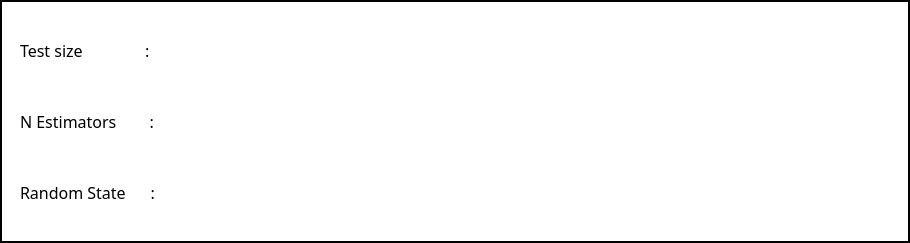
        <widget class="QFrame" name="frame_trainmodel_RF">
         <property name="geometry">
          <rect>
           <x>40</x>
           <y>201</y>
           <width>910</width>
           <height>243</height>
          </rect>
         </property>
         <property name="font">
          <font>
           <family>Segoe UI</family>
           <pointsize>15</pointsize>
           <weight>75</weight>
           <bold>true</bold>
          </font>
         </property>
         <property name="styleSheet">
          <string notr="true">background-color: rgb(255, 255, 255);</string>
         </property>
         <property name="frameShape">
          <enum>QFrame::WinPanel</enum>
         </property>
         <widget class="QLabel" name="label_123">
          <property name="geometry">
           <rect>
            <x>20</x>
            <y>35</y>
            <width>175</width>
            <height>31</height>
           </rect>
          </property>
          <property name="font">
           <font>
            <family>Segoe UI Semibold</family>
            <pointsize>12</pointsize>
            <weight>50</weight>
            <bold>false</bold>
           </font>
          </property>
          <property name="styleSheet">
           <string notr="true">color: rgb(0, 0, 0);</string>
          </property>
          <property name="text">
           <string>Test size               :</string>
          </property>
          <property name="scaledContents">
           <bool>true</bool>
          </property>
         </widget>
         <widget class="QLineEdit" name="lineEdit_TestSize_RF">
          <property name="geometry">
           <rect>
            <x>240</x>
            <y>30</y>
            <width>411</width>
            <height>31</height>
           </rect>
          </property>
          <property name="styleSheet">
           <string notr="true">color: rgb(151, 30, 30);</string>
          </property>
          <property name="frame">
           <bool>false</bool>
          </property>
         </widget>
         <widget class="QPushButton" name="pushButton_TrainModel_RF">
          <property name="geometry">
           <rect>
            <x>760</x>
            <y>101</y>
            <width>131</width>
            <height>41</height>
           </rect>
          </property>
          <property name="palette">
           <palette>
            <active>
             <colorrole role="WindowText">
              <brush brushstyle="SolidPattern">
               <color alpha="255">
                <red>255</red>
                <green>255</green>
                <blue>255</blue>
               </color>
              </brush>
             </colorrole>
             <colorrole role="Button">
              <brush brushstyle="SolidPattern">
               <color alpha="255">
                <red>255</red>
                <green>255</green>
                <blue>255</blue>
               </color>
              </brush>
             </colorrole>
             <colorrole role="Text">
              <brush brushstyle="SolidPattern">
               <color alpha="255">
                <red>255</red>
                <green>255</green>
                <blue>255</blue>
               </color>
              </brush>
             </colorrole>
             <colorrole role="ButtonText">
              <brush brushstyle="SolidPattern">
               <color alpha="255">
                <red>255</red>
                <green>255</green>
                <blue>255</blue>
               </color>
              </brush>
             </colorrole>
             <colorrole role="Base">
              <brush brushstyle="SolidPattern">
               <color alpha="255">
                <red>255</red>
                <green>255</green>
                <blue>255</blue>
               </color>
              </brush>
             </colorrole>
             <colorrole role="Window">
              <brush brushstyle="SolidPattern">
               <color alpha="255">
                <red>255</red>
                <green>255</green>
                <blue>255</blue>
               </color>
              </brush>
             </colorrole>
             <colorrole role="Highlight">
              <brush brushstyle="SolidPattern">
               <color alpha="255">
                <red>255</red>
                <green>255</green>
                <blue>255</blue>
               </color>
              </brush>
             </colorrole>
             <colorrole role="HighlightedText">
              <brush brushstyle="SolidPattern">
               <color alpha="255">
                <red>151</red>
                <green>30</green>
                <blue>30</blue>
               </color>
              </brush>
             </colorrole>
             <colorrole role="AlternateBase">
              <brush brushstyle="SolidPattern">
               <color alpha="255">
                <red>177</red>
                <green>51</green>
                <blue>51</blue>
               </color>
              </brush>
             </colorrole>
            </active>
            <inactive>
             <colorrole role="WindowText">
              <brush brushstyle="SolidPattern">
               <color alpha="255">
                <red>255</red>
                <green>255</green>
                <blue>255</blue>
               </color>
              </brush>
             </colorrole>
             <colorrole role="Button">
              <brush brushstyle="SolidPattern">
               <color alpha="255">
                <red>255</red>
                <green>255</green>
                <blue>255</blue>
               </color>
              </brush>
             </colorrole>
             <colorrole role="Text">
              <brush brushstyle="SolidPattern">
               <color alpha="255">
                <red>255</red>
                <green>255</green>
                <blue>255</blue>
               </color>
              </brush>
             </colorrole>
             <colorrole role="ButtonText">
              <brush brushstyle="SolidPattern">
               <color alpha="255">
                <red>255</red>
                <green>255</green>
                <blue>255</blue>
               </color>
              </brush>
             </colorrole>
             <colorrole role="Base">
              <brush brushstyle="SolidPattern">
               <color alpha="255">
                <red>255</red>
                <green>255</green>
                <blue>255</blue>
               </color>
              </brush>
             </colorrole>
             <colorrole role="Window">
              <brush brushstyle="SolidPattern">
               <color alpha="255">
                <red>255</red>
                <green>255</green>
                <blue>255</blue>
               </color>
              </brush>
             </colorrole>
             <colorrole role="Highlight">
              <brush brushstyle="SolidPattern">
               <color alpha="255">
                <red>255</red>
                <green>255</green>
                <blue>255</blue>
               </color>
              </brush>
             </colorrole>
             <colorrole role="HighlightedText">
              <brush brushstyle="SolidPattern">
               <color alpha="255">
                <red>151</red>
                <green>30</green>
                <blue>30</blue>
               </color>
              </brush>
             </colorrole>
             <colorrole role="AlternateBase">
              <brush brushstyle="SolidPattern">
               <color alpha="255">
                <red>177</red>
                <green>51</green>
                <blue>51</blue>
               </color>
              </brush>
             </colorrole>
            </inactive>
            <disabled>
             <colorrole role="WindowText">
              <brush brushstyle="SolidPattern">
               <color alpha="255">
                <red>255</red>
                <green>255</green>
                <blue>255</blue>
               </color>
              </brush>
             </colorrole>
             <colorrole role="Button">
              <brush brushstyle="SolidPattern">
               <color alpha="255">
                <red>255</red>
                <green>255</green>
                <blue>255</blue>
               </color>
              </brush>
             </colorrole>
             <colorrole role="Text">
              <brush brushstyle="SolidPattern">
               <color alpha="255">
                <red>255</red>
                <green>255</green>
                <blue>255</blue>
               </color>
              </brush>
             </colorrole>
             <colorrole role="ButtonText">
              <brush brushstyle="SolidPattern">
               <color alpha="255">
                <red>255</red>
                <green>255</green>
                <blue>255</blue>
               </color>
              </brush>
             </colorrole>
             <colorrole role="Base">
              <brush brushstyle="SolidPattern">
               <color alpha="255">
                <red>255</red>
                <green>255</green>
                <blue>255</blue>
               </color>
              </brush>
             </colorrole>
             <colorrole role="Window">
              <brush brushstyle="SolidPattern">
               <color alpha="255">
                <red>255</red>
                <green>255</green>
                <blue>255</blue>
               </color>
              </brush>
             </colorrole>
             <colorrole role="Highlight">
              <brush brushstyle="SolidPattern">
               <color alpha="255">
                <red>255</red>
                <green>255</green>
                <blue>255</blue>
               </color>
              </brush>
             </colorrole>
             <colorrole role="HighlightedText">
              <brush brushstyle="SolidPattern">
               <color alpha="255">
                <red>151</red>
                <green>30</green>
                <blue>30</blue>
               </color>
              </brush>
             </colorrole>
             <colorrole role="AlternateBase">
              <brush brushstyle="SolidPattern">
               <color alpha="255">
                <red>177</red>
                <green>51</green>
                <blue>51</blue>
               </color>
              </brush>
             </colorrole>
            </disabled>
           </palette>
          </property>
          <property name="font">
           <font>
            <family>Segoe UI Black</family>
            <pointsize>10</pointsize>
            <weight>50</weight>
            <bold>false</bold>
           </font>
          </property>
          <property name="styleSheet">
           <string notr="true">color: rgb(255, 255, 255);</string>
          </property>
          <property name="text">
           <string>Train</string>
          </property>
          <property name="flat">
           <bool>true</bool>
          </property>
         </widget>
         <widget class="QLabel" name="label_frame_22">
          <property name="geometry">
           <rect>
            <x>760</x>
            <y>101</y>
            <width>131</width>
            <height>41</height>
           </rect>
          </property>
          <property name="frameShadow">
           <enum>QFrame::Plain</enum>
          </property>
          <property name="lineWidth">
           <number>0</number>
          </property>
          <property name="midLineWidth">
           <number>0</number>
          </property>
          <property name="text">
           <string/>
          </property>
          <property name="pixmap">
           <pixmap>../Images/connect_button.png</pixmap>
          </property>
          <property name="scaledContents">
           <bool>true</bool>
          </property>
         </widget>
         <widget class="QLabel" name="label_126">
          <property name="geometry">
           <rect>
            <x>230</x>
            <y>25</y>
            <width>431</width>
            <height>41</height>
           </rect>
          </property>
          <property name="text">
           <string/>
          </property>
          <property name="pixmap">
           <pixmap>../Images/text_label.png</pixmap>
          </property>
          <property name="scaledContents">
           <bool>true</bool>
          </property>
         </widget>
         <widget class="QLabel" name="label_127">
          <property name="geometry">
           <rect>
            <x>230</x>
            <y>172</y>
            <width>431</width>
            <height>41</height>
           </rect>
          </property>
          <property name="text">
           <string/>
          </property>
          <property name="pixmap">
           <pixmap>../Images/text_label.png</pixmap>
          </property>
          <property name="scaledContents">
           <bool>true</bool>
          </property>
         </widget>
         <widget class="QLineEdit" name="lineEdit_RandomState_RF">
          <property name="geometry">
           <rect>
            <x>240</x>
            <y>177</y>
            <width>411</width>
            <height>31</height>
           </rect>
          </property>
          <property name="styleSheet">
           <string notr="true">color: rgb(151, 30, 30);</string>
          </property>
          <property name="frame">
           <bool>false</bool>
          </property>
         </widget>
         <widget class="QLabel" name="label_128">
          <property name="geometry">
           <rect>
            <x>20</x>
            <y>177</y>
            <width>175</width>
            <height>31</height>
           </rect>
          </property>
          <property name="font">
           <font>
            <family>Segoe UI Semibold</family>
            <pointsize>12</pointsize>
            <weight>50</weight>
            <bold>false</bold>
           </font>
          </property>
          <property name="styleSheet">
           <string notr="true">color: rgb(0, 0, 0);</string>
          </property>
          <property name="text">
           <string>Random State      :</string>
          </property>
          <property name="scaledContents">
           <bool>true</bool>
          </property>
         </widget>
         <widget class="QLabel" name="label_157">
          <property name="geometry">
           <rect>
            <x>20</x>
            <y>106</y>
            <width>175</width>
            <height>31</height>
           </rect>
          </property>
          <property name="font">
           <font>
            <family>Segoe UI Semibold</family>
            <pointsize>12</pointsize>
            <weight>50</weight>
            <bold>false</bold>
           </font>
          </property>
          <property name="styleSheet">
           <string notr="true">color: rgb(0, 0, 0);</string>
          </property>
          <property name="text">
           <string>N Estimators        :</string>
          </property>
          <property name="scaledContents">
           <bool>true</bool>
          </property>
         </widget>
         <widget class="QLabel" name="label_158">
          <property name="geometry">
           <rect>
            <x>230</x>
            <y>101</y>
            <width>431</width>
            <height>41</height>
           </rect>
          </property>
          <property name="text">
           <string/>
          </property>
          <property name="pixmap">
           <pixmap>../Images/text_label.png</pixmap>
          </property>
          <property name="scaledContents">
           <bool>true</bool>
          </property>
         </widget>
         <widget class="QLineEdit" name="lineEdit_NEstimators_RF">
          <property name="geometry">
           <rect>
            <x>240</x>
            <y>106</y>
            <width>411</width>
            <height>31</height>
           </rect>
          </property>
          <property name="styleSheet">
           <string notr="true">color: rgb(151, 30, 30);</string>
          </property>
          <property name="frame">
           <bool>false</bool>
          </property>
         </widget>
         <zorder>label_frame_22</zorder>
         <zorder>label_126</zorder>
         <zorder>label_127</zorder>
         <zorder>label_123</zorder>
         <zorder>lineEdit_TestSize_RF</zorder>
         <zorder>pushButton_TrainModel_RF</zorder>
         <zorder>lineEdit_RandomState_RF</zorder>
         <zorder>label_128</zorder>
         <zorder>label_157</zorder>
         <zorder>label_158</zorder>
         <zorder>lineEdit_NEstimators_RF</zorder>
        </widget>
